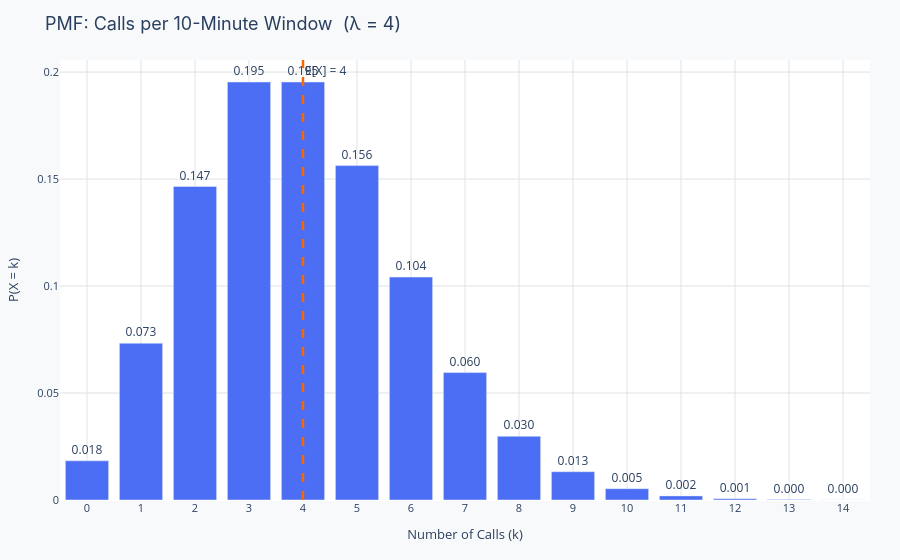

Source (notebook cell):
### Markdown cell above
---
## Real-world example: Customer service call volume

A call center tracks how many customer service calls arrive per 10-minute window. This is discrete, you can't have 2.7 calls. The PMF tells the center how to staff: if E[X] = 4 calls per window, they need enough agents to handle that average plus some buffer for variance.

The chart below shows a realistic PMF for calls per 10-minute window, derived from a Poisson distribution with λ = 4 (a typical small call center rate). Notice:

- **Notice:** The most likely outcome (mode) is 3 or 4 calls, not exactly E[X] = 4, the expected value is a long-run average, not the most probable single outcome
- **Notice:** There is nonzero probability of 0 calls and of 10+ calls, the tails extend in both directions
- **Notice:** The distribution is slightly right-skewed, occasionally the center gets slammed with far more calls than typical, but rarely gets far below average

> **Discussion question:** If the call center staffs for exactly E[X] = 4 calls per window, what fraction of 10-minute windows will they be understaffed (more calls than agents)? How does Var(X) help answer this question?

### Code cell
# ── Poisson PMF for call center arrivals ─────────────────────────────────────
lam   = 4   # average calls per 10-minute window (realistic for a small center)
k_max = 14
k_vals   = np.arange(0, k_max + 1)
pmf_vals = stats.poisson.pmf(k_vals, lam)
ev       = lam  # E[X] = lambda for Poisson

fig = go.Figure()
fig.add_trace(go.Bar(
    x=k_vals, y=pmf_vals,
    marker_color=PALETTE["primary"],
    name="P(X = k)",
    text=[f"{p:.3f}" for p in pmf_vals],
    textposition="outside",
))
fig.add_vline(x=ev, line_color=PALETTE["secondary"], line_width=2.5, line_dash="dash",
              annotation_text=f"E[X] = {ev}", annotation_position="top right")
layout = base_layout(
    title=f"PMF: Calls per 10-Minute Window  (λ = {lam})",
    xaxis_title="Number of Calls (k)",
    yaxis_title="P(X = k)",
)
layout.update(xaxis=dict(tickmode="linear", dtick=1))
fig.update_layout(layout)
fig.show()

### Figure 1 — Plotly figure (JSON) as saved in the notebook; plotly's stock layout.template omitted (floating-point values rounded to 4 significant figures)
{"data": [{"marker": {"color": "#4C6EF5"}, "name": "P(X = k)", "text": ["0.018", "0.073", "0.147", "0.195", "0.195", "0.156", "0.104", "0.060", "0.030", "0.013", "0.005", "0.002", "0.001", "0.000", "0.000"], "textposition": "outside", "type": "bar", "x": [0, 1, 2, 3, 4, 5, 6, 7, 8, 9, 10, 11, 12, 13, 14], "y": [0.01832, 0.07326, 0.1465, 0.1954, 0.1954, 0.1563, 0.1042, 0.05954, 0.02977, 0.01323, 0.005292, 0.001925, 0.0006415, 0.0001974, 5.64e-05]}], "layout": {"annotations": [{"showarrow": false, "text": "E[X] = 4", "x": 4, "xanchor": "left", "xref": "x", "y": 1, "yanchor": "top", "yref": "y domain"}], "legend": {"font": {"size": 12}}, "margin": {"b": 60, "l": 60, "r": 30, "t": 60}, "paper_bgcolor": "#F8F9FA", "plot_bgcolor": "#FFFFFF", "shapes": [{"line": {"color": "#F76707", "dash": "dash", "width": 2.5}, "type": "line", "x0": 4, "x1": 4, "xref": "x", "y0": 0, "y1": 1, "yref": "y domain"}], "title": {"font": {"family": "Inter, Arial, sans-serif", "size": 18}, "text": "PMF: Calls per 10-Minute Window  (λ = 4)"}, "xaxis": {"dtick": 1, "gridcolor": "#DEE2E6", "tickfont": {"size": 11}, "tickmode": "linear", "title": {"font": {"size": 13}, "text": "Number of Calls (k)"}}, "yaxis": {"gridcolor": "#DEE2E6", "tickfont": {"size": 11}, "title": {"font": {"size": 13}, "text": "P(X = k)"}}}}
